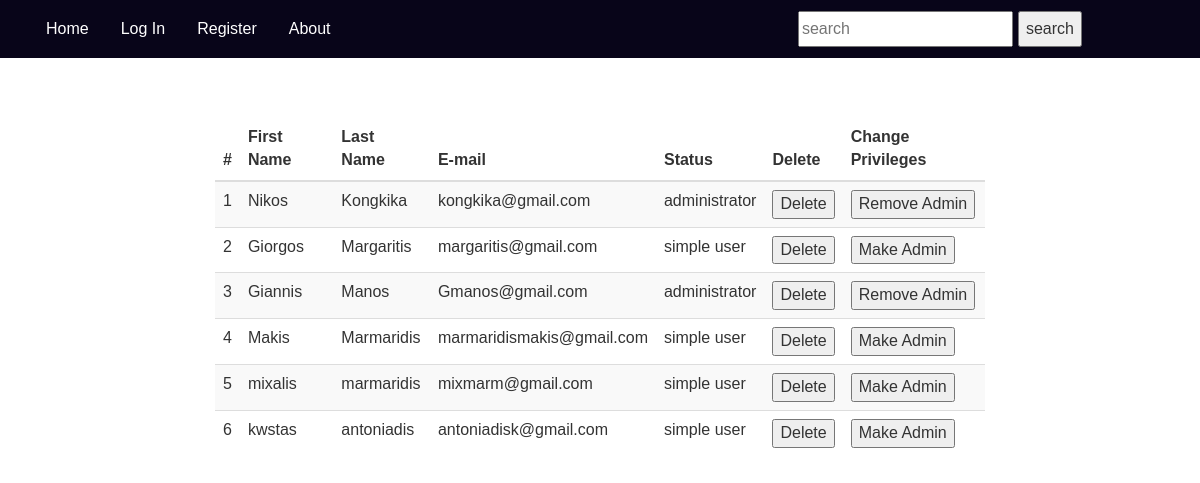
The page /users.php on the database its author committed.
### tables this page shows
CREATE TABLE `users` (
  `inf_user_id` int(11) NOT NULL,
  `inf_first_name` varchar(255) NOT NULL,
  `inf_last_name` varchar(255) NOT NULL,
  `inf_email` varchar(255) NOT NULL,
  `inf_password` varchar(255) NOT NULL
);

### functions.php (the view, shortened to what this page needs)
<?php
	function selectDataFromDBQuery($conn, $query){
		$result = $conn->query($query);
		return $result;
	}
	function createConnectionToDatabase(){
		$servername = "localhost";
		$db_username = "root";
		$db_password = "";
		$dbname = "inf_sys";
		$conn =new mysqli($servername, $db_username, $db_password, $dbname);
		return $conn;
	}
	function toggleLogInLogOut(){
		if (isset($_SESSION["email"])){
			echo '<li id = "profile"><a href="profile.php" >Profile</a></li>';
			echo '<li id = "logout_li"><a href="logout.php" >LogOut</a></li>';
		}
		else {
			echo '<li id = "login_li"><a href="#" data-toggle = "modal" data-target = "#login_modal">Log In</a></li>';
			echo '<li id = "register_li"><a href="#" data-toggle = "modal" data-target = "#register_modal">Register</a></li>';
		}
	}
	function isAdministrator($inf_user_id){
		$conn = createConnectionToDatabase();
		$query = "select * from administrators where inf_user_id = '$inf_user_id'";
		$result = selectDataFromDBQuery($conn, $query);
		$isAdmin = false;
		while($row = $result->fetch_assoc()){
			$isAdmin = true;
		}
		return $isAdmin;
	}
    function getAllUserData(){
    	$conn = createConnectionToDatabase();
    	$query = "select * from users";
    	$result = selectDataFromDBQuery($conn, $query);
    	$counter = 1;
    	while ($row = $result->fetch_assoc()){
    		echo printUser($row["inf_first_name"], $row["inf_last_name"], $row["inf_email"], $counter,
    			isAdministrator($row["inf_user_id"]), $row["inf_user_id"]);
    		$counter = $counter +1;
    	}
    }
    function printUser($f_name, $l_name, $e_mail, $counter, $status, $user_id){
    	$user_status = "simple user";
    	if ($status){
    		$user_status = "administrator";
    	}
    	if ($status){
    		return '<tr>
			        <td>'.$counter.'</td>
			        <td>'.$f_name.'</td>
			        <td>'.$l_name.'</td>
			        <td>'.$e_mail.'</td>
			        <td>'.$user_status.'</td>
			        <td>
			        <form method = "post">
			        	<button type = "submit" name = "delete_btn" value = "'.$user_id.'">Delete</button>
			        </form>
			        </td>
			        <td>
			        <form method = "post">
			        	<button type = "submit" name = "deleteAdmin_btn" value = "'.$user_id.'">Remove Admin</button>
			        </form>
			        </td>
		        </tr>';
    	}
    	else {
    	return '<tr>
			        <td>'.$counter.'</td>
			        <td>'.$f_name.'</td>
			        <td>'.$l_name.'</td>
			        <td>'.$e_mail.'</td>
			        <td>'.$user_status.'</td>
			        <td>
			        <form method = "post">
			        	<button type = "submit" name = "delete_btn" value = "'.$user_id.'">Delete</button>
			        </form>
			        </td>
			        <td>
			        <form method = "post">
			        	<button type = "submit" name = "makeadmin_btn" value = "'.$user_id.'">Make Admin</button>
			        </form>
			        </td>
		        </tr>';
		    }
    }
?>

### style/style.css (style rules this page uses)
* { box-sizing: border-box; }
html { font-size: 62.5%; }
body { margin: 0; opacity: 0; font: 1.6rem/1.875 'Avenir Next', sans-serif; }
body.loaded { opacity: 1; transition: 1s opacity; }
li { float: left; }
li a { display: block; color: white; text-align: center; padding: 14px 16px; text-decoration: none; }

### rows shown on the page
users: counter "1", f_name "Nikos", l_name "Kongkika", e_mail "kongkika@gmail.com", $user_id 28 (drawn)
users: counter "2", inf_first_name "Giorgos", inf_last_name "Margaritis", inf_email "margaritis@gmail.com", $user_id 29 (drawn)
users: counter "3", f_name "Giannis", l_name "Manos", e_mail "Gmanos@gmail.com", $user_id 32 (drawn)
users: counter "4", inf_first_name "Makis", inf_last_name "Marmaridis", inf_email "marmaridismakis@gmail.com", $user_id 33 (drawn)
users: counter "5", inf_first_name "mixalis", inf_last_name "marmaridis", inf_email "mixmarm@gmail.com", $user_id 34 (drawn)
users: counter "6", inf_first_name "kwstas", inf_last_name "antoniadis", inf_email "antoniadisk@gmail.com", $user_id 35 (drawn)
